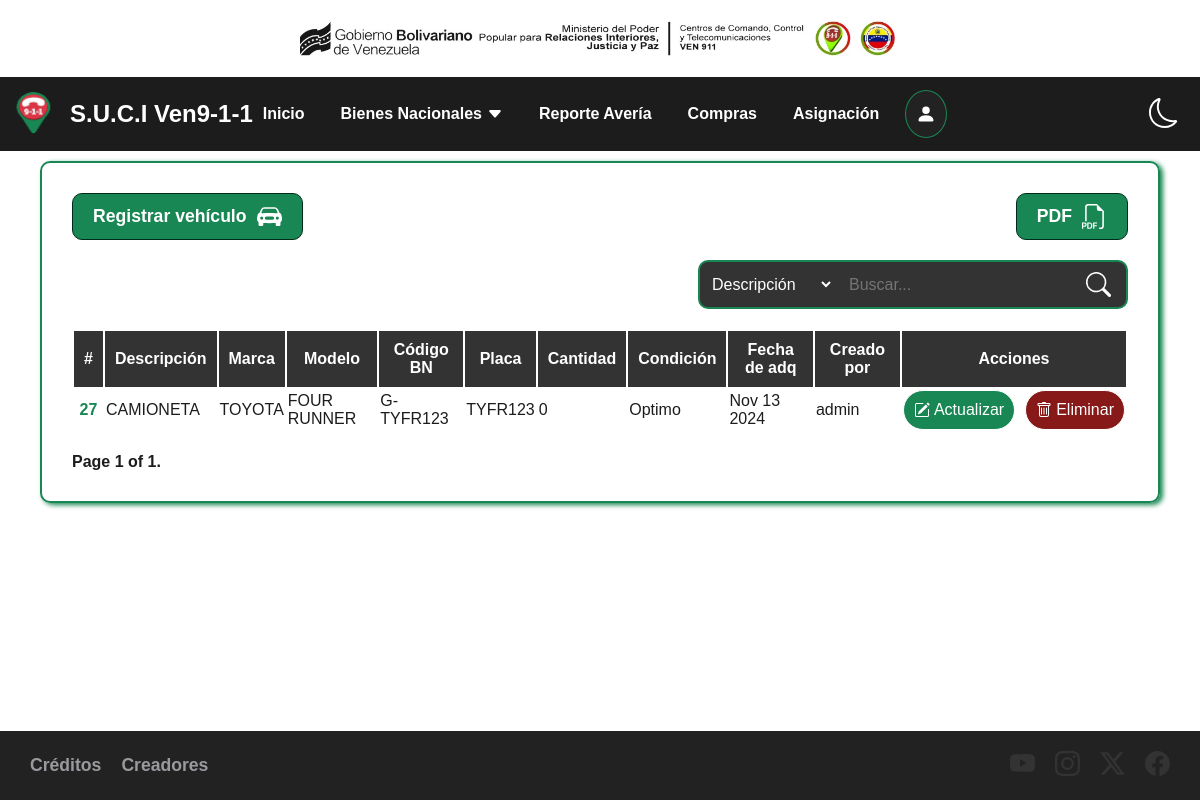
The app's page /bienes/vehiculo with its own data.
### administracion/models.py (models this page shows, shortened)
class Articulo(models.Model):
    descripcion = models.TextField(max_length=255)
    marca = models.CharField(max_length=255, blank=True, null=True)
    modelo = models.CharField(max_length=255, blank=True, null=True)
    serial = models.CharField(max_length=255, blank=True, null=True)
    placa = models.CharField(max_length=255, blank=True, null=True)
    cantidad_combustible = models.IntegerField(blank=True, null=True)
    codigo_bn = models.CharField(max_length=255, blank=True, null=True)
    cantidad = models.IntegerField()
    tipo_articulo = models.ForeignKey(TipoArticulo, on_delete=models.CASCADE)
    condicion = models.ForeignKey(Condicion, on_delete=models.CASCADE)
    fecha_adq = models.DateField()
    asignado = models.BooleanField(default=False)
    user = models.ForeignKey(User, on_delete=models.CASCADE)
    created_at = models.DateTimeField(default=timezone.now)

class Condicion(models.Model):
    nombre = models.CharField(max_length=255)
    created_at = models.DateTimeField(default=timezone.now)
    def __str__(self):
        return self.nombre

### administracion/views.py (the view)
# urls.py: path('bienes/vehiculo', views.vehiculo, name='vehiculo'),
def vehiculo(request):
    vehiculo = Articulo.objects.filter(tipo_articulo=4)
    paginator = Paginator(vehiculo, 10)  # Show 10 per page.
    page_number = request.GET.get("page", 1)
    page_obj = paginator.get_page(page_number)
    return render(request, 'vehiculo/vehiculo.html', {
        'vehiculo': paginator.page(page_number),
        'page_obj': page_obj
    })

### administracion/templates/vehiculo/vehiculo.html (shortened to what this page needs)
{% extends 'base.html' %}
{% block content %}
    <main class="content">
        <div class="noPrint content-buttons">
            <div>
                <a href="{% url 'create_vehiculo' %}">
                    <span>Registrar vehículo</span>
                </a>
            </div>
            <div>
                <a onclick="window.print()">
                    <span>PDF</span>
                </a>
            </div>
        </div>
        <div class="noPrint content-search">
            <form action="{% url 'search_vehiculo' %}" method="GET">
                <select name="option" id="option">
                    <option value="descripcion">Descripción</option>
                </select>
                <input name="q" type="search" placeholder="Buscar..." aria-label="Search">
                <svg xmlns="http://www.w3.org/2000/svg" width="25" height="25" fill="currentColor" class="bi bi-search" viewBox="0 0 16 16">
                    <path d="M11.742 10.344a6.5 6.5 0 1 0-1.397 1.398h-.001q.044.06.098.115l3.85 3.85a1 1 0 0 0 1.415-1.414l-3.85-3.85a1 1 0 0 0-.115-.1zM12 6.5a5.5 5.5 0 1 1-11 0 5.5 5.5 0 0 1 11 0"/>
                </svg>
            </form>
        </div>
        <table class="content-table">
            <thead>
                <tr>
                    <th scope="col">#</th>
                    <th scope="col">Descripción</th>
                    <th scope="col">Marca</th>
                    <th scope="col">Modelo</th>
                    <th scope="col">Código BN</th>
                    <th scope="col">Placa</th>
                    <th scope="col">Cantidad</th>
                    <th scope="col">Condición</th>
                    <th scope="col">Fecha de adq</th>
                    <th scope="col">Creado por</th>
                    <th class="noPrint" scope="col">Acciones</th>
                </tr>
            </thead>
            <tbody>
                {% for veh in vehiculo %}
                <tr>
                    <th scope="row">{{ veh.id }}</th>
                    <td>{{ veh.descripcion }}</td>
                    <td>{{ veh.marca }}</td>
                    <td>{{ veh.modelo }}</td>
                    <td>{{ veh.codigo_bn }}</td>
                    <td>{{ veh.placa }}</td>
                    <td>{{ veh.cantidad }}</td>
                    <td>{{ veh.condicion }}</td>
                    <td>{{ veh.fecha_adq|date:'M j Y'}}</td>
                    <td>{{ veh.user }}</td>
                    <td class="noPrint">
                        <div>
                            <a href="{% url 'update_vehiculo' veh.id %}">
                                Actualizar
                            </a>
                            <form action="{% url 'delete_vehiculo' veh.id %}" method="POST">
                                <button>
                                    Eliminar
                                </button>
                            </form>
                        </div>
                    </td>
                </tr>
                {% endfor %}
            </tbody>
        </table>
        <div class="pagination">
            <span class="step-links">
                <span class="current">
                    Page {{ page_obj.number }} of {{ page_obj.paginator.num_pages }}.
                </span>
            </span>
        </div>
    </main>
{% endblock %}

### administracion/static/css/main.css (style rules this page uses)
:root { --grid-unit: 1rem; --border-radius-base: 0.5rem; }
[data-theme="light"] { --color-bg: #ffffff; --color-fg: #1c1c1c; }
body { background-color: var(--color-bg); color: var(--color-fg); margin: 0; font-family: sans-serif; }

### records on screen
Articulo: id "27", descripcion "CAMIONETA", marca "TOYOTA", modelo "FOUR RUNNER", codigo_bn "G-TYFR123", placa "TYFR123", cantidad "0", condicion "Optimo", fecha_adq "Nov 13 2024", user "admin"

### other values on screen
{{ page_obj.number }} "1"
{{ page_obj.paginator.num_pages }} "1"
